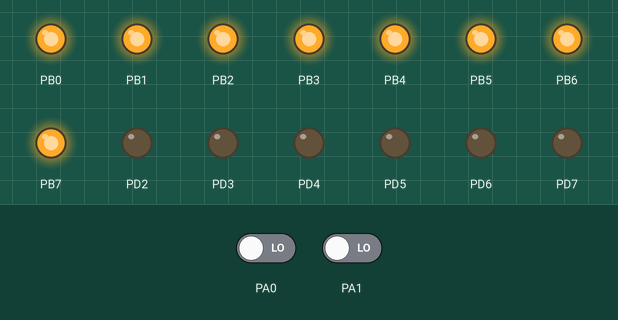
Bench run of a program on a simulated ATmega1284P, built with avr-gcc and emulated at 16 MHz (the files do not name the chip). On the bench: output pins drawn as LEDs (lit = HIGH). The inputs (shaded band) are chosen by the test bench; at power-on: PA0 LOW, PA1 LOW. Pins used as bus, display or sensor lines are not drawn; what the program prints to the serial monitor is not drawn.

Above: at 0.1 s.
Timing chart, 0 to 1.6 s (numbered marks = the images above):
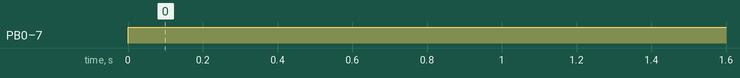

The program:

main.c
```c
/*
 * 2s_w06p01_ball_ir.c
 *
 * Created: 2020-11-04 오전 9:55:12
 * Author : Yunseo Hwang
 */

#define F_CPU 16000000UL
#include <avr/io.h>
#include <util/delay.h>
#include "uart.h"

#define BALL_PIN 0
#define IR_PIN 1
#define BV(n) (1 << n)

void send_data(char ball_sw, char ir_sensor);

int main(void)
{
	DDRA = 0x00;
	DDRB = 0xFF;
	DDRD = 0xFF;
	PORTB = 0xFF;
	PORTD = 0x00;
	uart_init(BAUDRATE(9600));

    while (1)
    {
		if (~PINA & BV(BALL_PIN)) {
			_delay_ms(400);
			send_data(1, 0);
			PORTD |= BV(BALL_PIN);
			_delay_ms(100);
			PORTD &= ~BV(BALL_PIN);
		}

		if (~PINA & BV(IR_PIN)) {
			_delay_ms(400);
			send_data(0, 1);
			PORTD |= BV(IR_PIN);
			_delay_ms(100);
			PORTD &= ~BV(IR_PIN);
		}
    }
}

void send_data(char ball_sw, char ir_sensor)
{
	uart_write(0x02);
	uart_write(ball_sw);
	uart_write(ir_sensor);
	uart_write(0x03);
}
```

uart.c
```c
/*
 * uart.c
 *
 * Created: 2020-07-29 오전 11:21:05
 *  Author: user
 */

#include "uart.h"

void uart_init(unsigned int baud)
{
	UBRR0H = (unsigned char)(baud >> 8);
	UBRR0L = (unsigned char)baud;
	UCSR0B = (1 << TXEN0) | (1 << RXEN0);
}

void uart_write(unsigned char data)
{
	while (!(UCSR0A & (1 << UDRE0)));
	UDR0 = data;
}

unsigned char uart_read()
{
	while (!(UCSR0A & (1 << RXC0)));
	return UDR0;
}
```

uart.h
```c
/*
 * uart.h
 *
 * Created: 2020-07-29 오전 11:20:55
 *  Author: user
 */


#ifndef UART_H_
#define UART_H_

#define F_CPU 16000000UL
#define BAUDRATE(x) ((F_CPU / 16 / x) - 1)

#include <avr/io.h>
#include <util/delay.h>

void uart_init(unsigned int baud);
void uart_write(unsigned char data);
unsigned char uart_read();

#endif /* UART_H_ */
```

Measured:
- by itself, PB0–7: LOW → HIGH at 0.00 s
